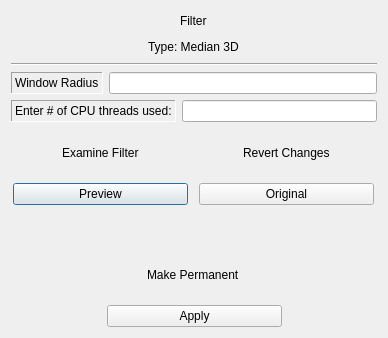
<?xml version="1.0" encoding="UTF-8"?>
<ui version="4.0">
 <class>Median3DFilter</class>
 <widget class="QDialog" name="Median3DFilter">
  <property name="geometry">
   <rect>
    <x>0</x>
    <y>0</y>
    <width>388</width>
    <height>338</height>
   </rect>
  </property>
  <property name="windowTitle">
   <string>Process</string>
  </property>
  <layout class="QGridLayout" name="gridLayout">
   <item row="0" column="0">
    <layout class="QVBoxLayout" name="verticalLayout_4">
     <item alignment="Qt::AlignHCenter">
      <widget class="QLabel" name="randFiberGenerationsLabel">
       <property name="minimumSize">
        <size>
         <width>0</width>
         <height>20</height>
        </size>
       </property>
       <property name="maximumSize">
        <size>
         <width>16777215</width>
         <height>20</height>
        </size>
       </property>
       <property name="styleSheet">
        <string notr="true">font: 75 16pt &quot;Serif&quot;;</string>
       </property>
       <property name="text">
        <string>Filter</string>
       </property>
      </widget>
     </item>
     <item alignment="Qt::AlignHCenter">
      <widget class="QLabel" name="randFiberGenerationsLabel_2">
       <property name="minimumSize">
        <size>
         <width>0</width>
         <height>20</height>
        </size>
       </property>
       <property name="maximumSize">
        <size>
         <width>16777215</width>
         <height>20</height>
        </size>
       </property>
       <property name="styleSheet">
        <string notr="true">font: 75 11pt &quot;Serif&quot;;</string>
       </property>
       <property name="text">
        <string>Type: Median 3D</string>
       </property>
      </widget>
     </item>
     <item>
      <widget class="Line" name="line">
       <property name="orientation">
        <enum>Qt::Horizontal</enum>
       </property>
      </widget>
     </item>
     <item>
      <layout class="QHBoxLayout" name="horizontalLayout">
       <item>
        <widget class="QLabel" name="xSizeLabel">
         <property name="styleSheet">
          <string notr="true">font: 75 11pt &quot;Serif&quot;;</string>
         </property>
         <property name="frameShape">
          <enum>QFrame::Panel</enum>
         </property>
         <property name="frameShadow">
          <enum>QFrame::Sunken</enum>
         </property>
         <property name="text">
          <string>Window Radius</string>
         </property>
        </widget>
       </item>
       <item>
        <widget class="QLineEdit" name="radiusEdit">
         <property name="text">
          <string/>
         </property>
        </widget>
       </item>
      </layout>
     </item>
     <item>
      <layout class="QHBoxLayout" name="horizontalLayout_6">
       <item>
        <widget class="QLabel" name="numThreadsLabel">
         <property name="whatsThis">
          <string>&lt;html&gt;&lt;head/&gt;&lt;body&gt;&lt;p&gt;Enter 0 to utilize all of the cores on your CPU for the application. Otherwise specify a value from [1, Max on your CPU].&lt;/p&gt;&lt;/body&gt;&lt;/html&gt;</string>
         </property>
         <property name="styleSheet">
          <string notr="true">font: 11pt &quot;Serif&quot;;</string>
         </property>
         <property name="frameShape">
          <enum>QFrame::Panel</enum>
         </property>
         <property name="frameShadow">
          <enum>QFrame::Sunken</enum>
         </property>
         <property name="text">
          <string>Enter # of CPU threads used:</string>
         </property>
        </widget>
       </item>
       <item>
        <widget class="QLineEdit" name="numThreadsEdit">
         <property name="whatsThis">
          <string>&lt;html&gt;&lt;head/&gt;&lt;body&gt;&lt;p&gt;Enter 0 to utilize all of the cores on your CPU for the application. Otherwise specify a value from [1, Max on your CPU].&lt;/p&gt;&lt;/body&gt;&lt;/html&gt;</string>
         </property>
         <property name="text">
          <string/>
         </property>
        </widget>
       </item>
      </layout>
     </item>
     <item>
      <layout class="QHBoxLayout" name="horizontalLayout_2">
       <item>
        <layout class="QVBoxLayout" name="verticalLayout">
         <item alignment="Qt::AlignHCenter">
          <widget class="QLabel" name="label">
           <property name="styleSheet">
            <string notr="true">font: 75 11pt &quot;Serif&quot;;</string>
           </property>
           <property name="text">
            <string>Examine Filter</string>
           </property>
          </widget>
         </item>
         <item alignment="Qt::AlignHCenter">
          <widget class="QPushButton" name="previewButton">
           <property name="minimumSize">
            <size>
             <width>175</width>
             <height>0</height>
            </size>
           </property>
           <property name="styleSheet">
            <string notr="true">font: 75 11pt &quot;Serif&quot;;</string>
           </property>
           <property name="text">
            <string>Preview</string>
           </property>
          </widget>
         </item>
        </layout>
       </item>
       <item>
        <layout class="QVBoxLayout" name="verticalLayout_2">
         <item alignment="Qt::AlignHCenter">
          <widget class="QLabel" name="label_2">
           <property name="styleSheet">
            <string notr="true">font: 75 11pt &quot;Serif&quot;;</string>
           </property>
           <property name="text">
            <string>Revert Changes</string>
           </property>
          </widget>
         </item>
         <item alignment="Qt::AlignHCenter">
          <widget class="QPushButton" name="originalButton">
           <property name="minimumSize">
            <size>
             <width>175</width>
             <height>0</height>
            </size>
           </property>
           <property name="styleSheet">
            <string notr="true">font: 75 11pt &quot;Serif&quot;;</string>
           </property>
           <property name="text">
            <string>Original</string>
           </property>
          </widget>
         </item>
        </layout>
       </item>
      </layout>
     </item>
     <item>
      <spacer name="verticalSpacer">
       <property name="orientation">
        <enum>Qt::Vertical</enum>
       </property>
       <property name="sizeType">
        <enum>QSizePolicy::Fixed</enum>
       </property>
       <property name="sizeHint" stdset="0">
        <size>
         <width>20</width>
         <height>40</height>
        </size>
       </property>
      </spacer>
     </item>
     <item>
      <layout class="QVBoxLayout" name="verticalLayout_3">
       <item alignment="Qt::AlignHCenter">
        <widget class="QLabel" name="label_3">
         <property name="styleSheet">
          <string notr="true">font: 75 11pt &quot;Serif&quot;;</string>
         </property>
         <property name="text">
          <string>Make Permanent</string>
         </property>
        </widget>
       </item>
       <item>
        <layout class="QHBoxLayout" name="horizontalLayout_3">
         <item>
          <spacer name="horizontalSpacer_2">
           <property name="orientation">
            <enum>Qt::Horizontal</enum>
           </property>
           <property name="sizeHint" stdset="0">
            <size>
             <width>40</width>
             <height>20</height>
            </size>
           </property>
          </spacer>
         </item>
         <item>
          <widget class="QPushButton" name="applyButton">
           <property name="minimumSize">
            <size>
             <width>175</width>
             <height>0</height>
            </size>
           </property>
           <property name="styleSheet">
            <string notr="true">font: 75 11pt &quot;Serif&quot;;</string>
           </property>
           <property name="text">
            <string>Apply</string>
           </property>
          </widget>
         </item>
         <item>
          <spacer name="horizontalSpacer">
           <property name="orientation">
            <enum>Qt::Horizontal</enum>
           </property>
           <property name="sizeHint" stdset="0">
            <size>
             <width>40</width>
             <height>20</height>
            </size>
           </property>
          </spacer>
         </item>
        </layout>
       </item>
      </layout>
     </item>
    </layout>
   </item>
  </layout>
 </widget>
 <tabstops>
  <tabstop>radiusEdit</tabstop>
  <tabstop>numThreadsEdit</tabstop>
  <tabstop>previewButton</tabstop>
  <tabstop>originalButton</tabstop>
  <tabstop>applyButton</tabstop>
 </tabstops>
 <resources/>
 <connections/>
</ui>
